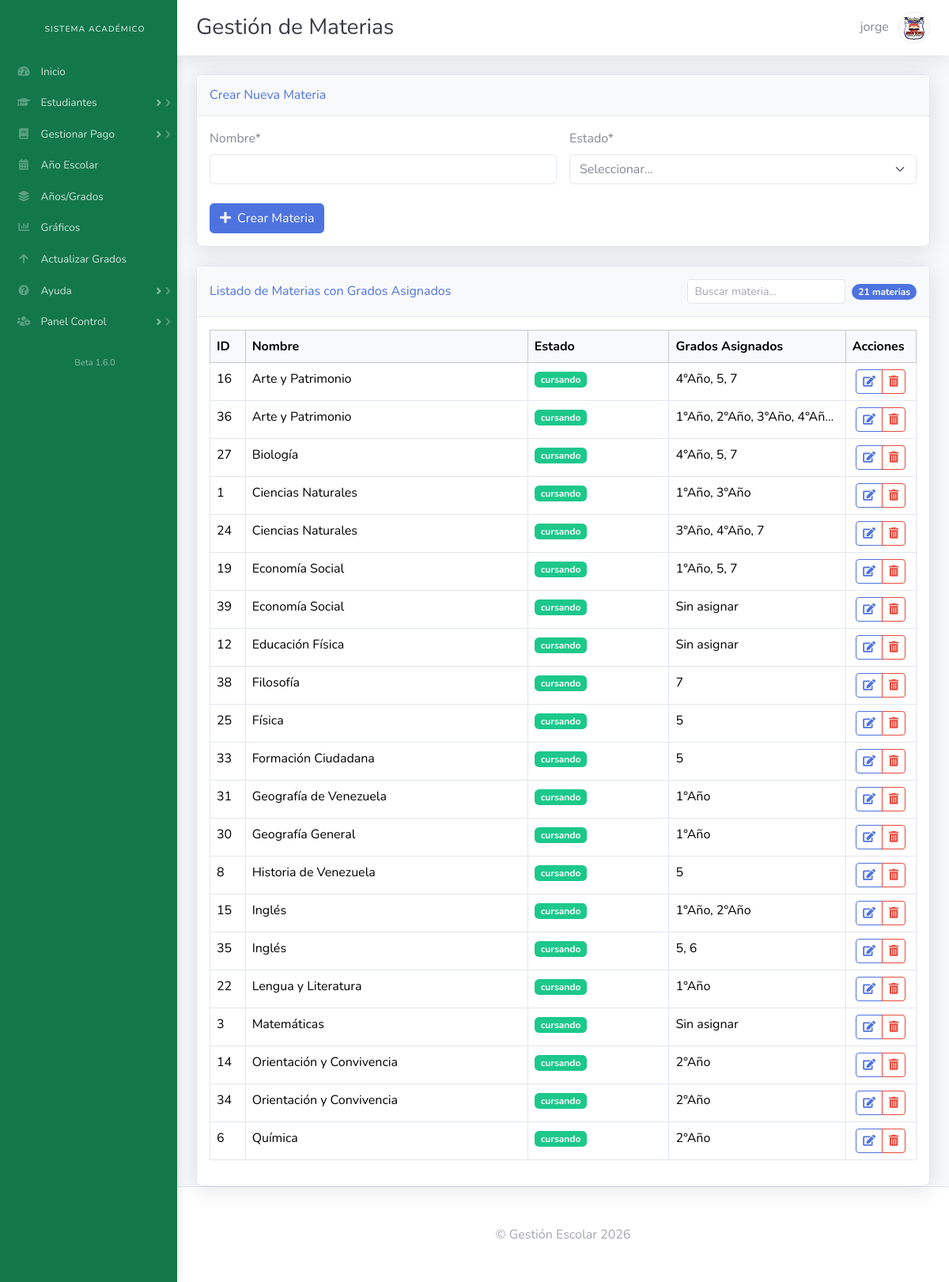
The page /gestionar_materias.php (signed in) on the database its author committed.
### tables this page shows
CREATE TABLE `materias` (
  `id` int(11) NOT NULL AUTO_INCREMENT,
  `nombre` varchar(100) NOT NULL,
  `estado` enum('cursando','finalizada') NOT NULL,
  `periodo` varchar(50) NOT NULL,
  `creditos` int(11) DEFAULT NULL,
  PRIMARY KEY (`id`)
);

### gestionar_materias.php (the view, shortened to what this page needs)
<?php
include 'db.php';
$sql_materias = "SELECT m.id, m.nombre, m.estado,
                GROUP_CONCAT(DISTINCT g.nombre ORDER BY g.nombre SEPARATOR ', ') AS grados_asignados
                FROM materias m
                LEFT JOIN materias_grados mg ON m.id = mg.materia_id
                LEFT JOIN grados g ON mg.grado_id = g.id
                GROUP BY m.id
                ORDER BY m.nombre";
$result_materias = $conn->query($sql_materias);
?>
<!DOCTYPE html>
<html data-bs-theme="light" lang="es">
<head>
    <link rel="stylesheet" href="assets/bootstrap/css/bootstrap.min.css">
    <link rel="stylesheet" href="assets/fonts/fontawesome-all.min.css">
</head>
<body id="page-top">
    <div id="wrapper">
        <?php include 'nav.php'; ?>
        <div class="d-flex flex-column" id="content-wrapper">
            <div id="content">
                <nav class="navbar navbar-expand bg-white shadow mb-4 topbar static-top navbar-light">
                    <div class="container-fluid">
                        <div class="d-flex justify-content-between w-100 align-items-center">
                            <h3 class="text-dark mb-0">Gestión de Materias</h3>
                            <div>
                                <span class="me-2 text-gray-600"><?= htmlspecialchars($_SESSION["username"]) ?></span>
                                <img class="border rounded-circle img-profile" src="assets/img/avatars/1.jpg" width="40" height="40">
                            </div>
                        </div>
                    </div>
                </nav>
                <div class="container-fluid">
                    <div class="row">
                        <div class="col-lg-12">
                            <div class="card shadow mb-4">
                                <div class="card-header py-3 d-flex justify-content-between align-items-center">
                                    <h6 class="m-0 font-weight-bold text-primary">Crear Nueva Materia</h6>
                                </div>
                                <div class="card-body">
                                    <form method="post" action="<?= htmlspecialchars($_SERVER["PHP_SELF"]) ?>">
                                        <div class="row g-3">
                                            <div class="col-md-6">
                                                <label for="nombre" class="form-label">Nombre*</label>
                                                <input type="text" class="form-control" id="nombre" name="nombre" required>
                                            </div>
                                            <div class="col-md-6">
                                                <label for="estado" class="form-label">Estado*</label>
                                                <select class="form-select" id="estado" name="estado" required>
                                                    <option value="">Seleccionar...</option>
                                                </select>
                                            </div>
                                        </div>
                                        <div class="mt-4">
                                            <button type="submit" name="crear_materia" class="btn btn-primary">
                                                <i class="fas fa-plus me-2"></i>Crear Materia
                                            </button>
                                        </div>
                                    </form>
                                </div>
                            </div>
                        </div>
                    </div>
                    <div class="row">
                        <div class="col-lg-12">
                            <div class="card shadow">
                                <div class="card-header py-3 d-flex justify-content-between align-items-center">
                                    <h6 class="m-0 font-weight-bold text-primary">Listado de Materias con Grados Asignados</h6>
                                    <div class="d-flex">
                                        <input type="text" id="buscarMateria" class="form-control form-control-sm me-2" placeholder="Buscar materia..." style="width: 200px;">
                                        <span class="badge bg-primary rounded-pill align-self-center">
                                            <?= $result_materias->num_rows ?> materias
                                        </span>
                                    </div>
                                </div>
                                <div class="card-body">
                                    <div class="table-responsive">
                                        <table class="table table-hover table-bordered" id="tablaMaterias">
                                            <thead class="table-light">
                                                <tr>
                                                    <th width="5%">ID</th>
                                                    <th width="40%">Nombre</th>
                                                    <th width="20%">Estado</th>
                                                    <th width="25%">Grados Asignados</th>
                                                    <th width="10%">Acciones</th>
                                                </tr>
                                            </thead>
                                            <tbody>
                                                <?php if ($result_materias->num_rows > 0) : ?>
                                                    <?php while ($row = $result_materias->fetch_assoc()) : ?>
                                                        <tr>
                                                            <td><?= htmlspecialchars($row['id']) ?></td>
                                                            <td><?= htmlspecialchars($row['nombre']) ?></td>
                                                            <td>
                                                                <span class="badge <?= $row['estado'] == 'cursando' ? 'bg-success' : 'bg-secondary' ?>">
                                                                    <?= htmlspecialchars($row['estado']) ?>
                                                                </span>
                                                            </td>
                                                            <td class="grados-cell" title="<?= htmlspecialchars($row['grados_asignados']) ?>">
                                                                <?= $row['grados_asignados'] ? htmlspecialchars($row['grados_asignados']) : 'Sin asignar' ?>
                                                            </td>
                                                            <td class="text-center">
                                                                <div class="btn-group" role="group">
                                                                    <a href="editar_materia.php?id=<?= $row['id'] ?>" class="btn btn-sm btn-outline-primary" title="Editar">
                                                                        <i class="fas fa-edit"></i>
                                                                    </a>
                                                                    <a href="eliminar_materia.php?id=<?= $row['id'] ?>" class="btn btn-sm btn-outline-danger" title="Eliminar"
                                                                       onclick="return confirm('¿Está seguro de eliminar esta materia?');">
                                                                        <i class="fas fa-trash-alt"></i>
                                                                    </a>
                                                                </div>
                                                            </td>
                                                        </tr>
                                                    <?php endwhile; ?>
                                                <?php else : ?>
                                                    <tr>
                                                        <td colspan="5" class="text-center text-muted py-4">No hay materias registradas</td>
                                                    </tr>
                                                <?php endif; ?>
                                            </tbody>
                                        </table>
                                    </div>
                                </div>
                            </div>
                        </div>
                    </div>
                </div>
            </div>
            <footer class="bg-white sticky-footer border-top">
                <div class="container my-auto">
                    <div class="text-center my-auto py-3 text-muted">
                        <span>© Gestión Escolar <?= date('Y') ?></span>
                    </div>
                </div>
            </footer>
        </div>
    </div>
</body>
</html>

### gestionar_materias.php (style rules this page uses)
.card { border-radius: 0.5rem; box-shadow: 0 0.15rem 1.75rem 0 rgba(58, 59, 69, 0.15); }
.card-header { background-color: #f8f9fa; border-bottom: 1px solid #e3e6f0; }
.grados-cell { max-width: 200px; white-space: nowrap; overflow: hidden; text-overflow: ellipsis; }

### rows shown on the page
materias: id "16", nombre "Arte y Patrimonio", estado "cursando", grados_asignados "4°Año, 5, 7"
materias: id "36", nombre "Arte y Patrimonio", estado "cursando", grados_asignados "1°Año, 2°Año, 3°Año, 4°Añ…"
materias: id "27", nombre "Biología", estado "cursando", grados_asignados "4°Año, 5, 7"
materias: id "1", nombre "Ciencias Naturales", estado "cursando", grados_asignados "1°Año, 3°Año"
materias: id "24", nombre "Ciencias Naturales", estado "cursando", grados_asignados "3°Año, 4°Año, 7"
materias: id "19", nombre "Economía Social", estado "cursando", grados_asignados "1°Año, 5, 7"
materias: id "39", nombre "Economía Social", estado "cursando", shows "Sin asignar"
materias: id "12", nombre "Educación Física", estado "cursando", shows "Sin asignar"
materias: id "38", nombre "Filosofía", estado "cursando", grados_asignados "7"
materias: id "25", nombre "Física", estado "cursando", grados_asignados "5"
materias: id "33", nombre "Formación Ciudadana", estado "cursando", grados_asignados "5"
materias: id "31", nombre "Geografía de Venezuela", estado "cursando", grados_asignados "1°Año"
materias: id "30", nombre "Geografía General", estado "cursando", grados_asignados "1°Año"
materias: id "8", nombre "Historia de Venezuela", estado "cursando", grados_asignados "5"
materias: id "15", nombre "Inglés", estado "cursando", grados_asignados "1°Año, 2°Año"
materias: id "35", nombre "Inglés", estado "cursando", grados_asignados "5, 6"
materias: id "22", nombre "Lengua y Literatura", estado "cursando", grados_asignados "1°Año"
materias: id "3", nombre "Matemáticas", estado "cursando", shows "Sin asignar"
materias: id "14", nombre "Orientación y Convivencia", estado "cursando", grados_asignados "2°Año"
materias: id "34", nombre "Orientación y Convivencia", estado "cursando", grados_asignados "2°Año"
materias: id "6", nombre "Química", estado "cursando", grados_asignados "2°Año"

### other values the page prints
$_SESSION["username"] "jorge"
$result_materias->num_rows "21"
